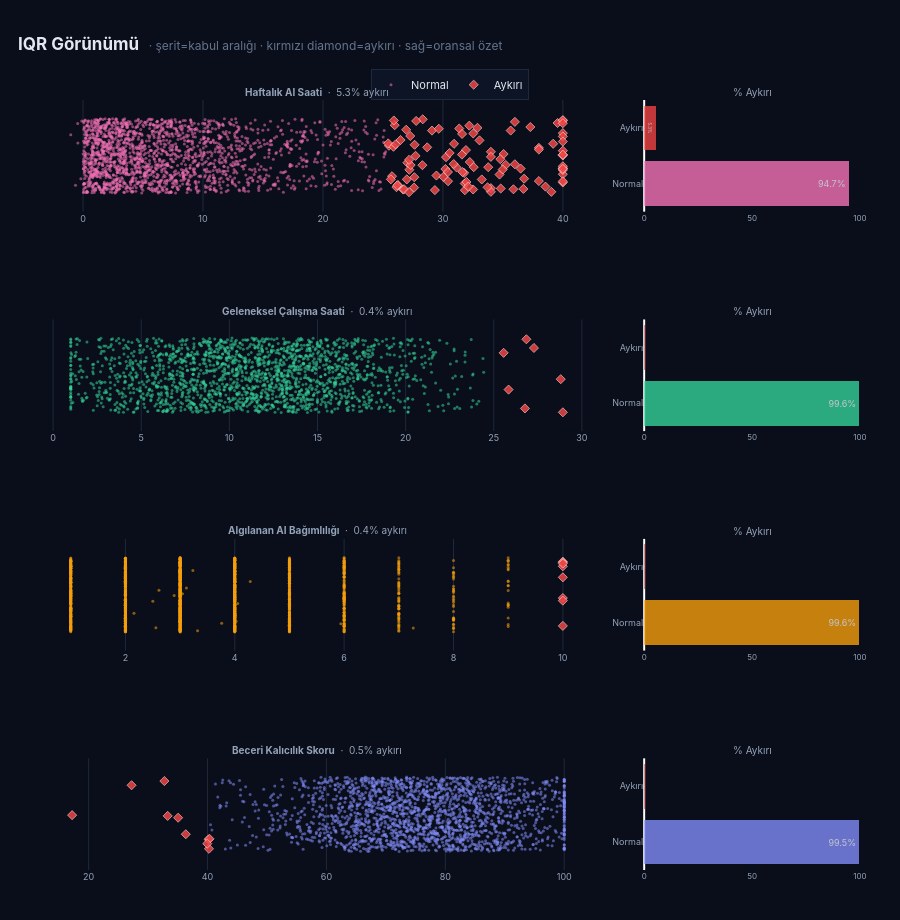

The code cell stored with this chart in its notebook:
### Markdown cell above
<div style="background:linear-gradient(90deg,#0b1220 0%,#101a2e 100%);
  border-left:6px solid #f472b6; padding:14px 22px; border-radius:10px;
  margin:22px 0 8px; box-shadow:0 4px 12px rgba(0,0,0,0.30);">
  <span style="color:#f472b6; font-weight:800; font-size:0.74em; letter-spacing:2.4px;">ALT BÖLÜM</span>
  <h3 style="color:#f1f5f9; font-family:'Inter','Segoe UI',sans-serif; font-weight:700;
    font-size:1.18em; margin:4px 0 0; letter-spacing:0.5px;">2. IQR İLE ÖLÇÜMÜ</h3>
</div>

### Code cell
# ════════════════════════════════════════════════════════════════════
# 3) IQR GÖRÜNÜMÜ — Şerit (kabul çiti + aykırılar)
#    Her feature farklı renk paleti ile görselleştirilir.
# ════════════════════════════════════════════════════════════════════
if iqr_cols:
    # Her sütuna kendine özgü, canlı renk
    FEAT_COLORS = [
        '#f472b6',  # pembe
        '#34d399',  # zümrüt yeşili
        '#f59e0b',  # amber
        '#818cf8',  # indigo
        '#38bdf8',  # gökyüzü mavisi
        '#fb923c',  # turuncu
        '#a78bfa',  # mor
    ]
    n = len(iqr_cols)

    # Sol panel: IQR şerit grafikleri + aykırı özet çubuk
    fig_IQR = make_subplots(
        rows=n, cols=2,
        column_widths=[0.72, 0.28],
        horizontal_spacing=0.06,
        vertical_spacing=0.14,
        subplot_titles=[sub
            for col in iqr_cols
            for sub in (
                f"<b>{col}</b>  ·  {cnt_map[col]['IQR (%)']:.1f}% aykırı",
                f"% Aykırı",
            )],
    )

    for i, col in enumerate(iqr_cols, start=1):
        fc = FEAT_COLORS[(i - 1) % len(FEAT_COLORS)]
        r, g, b = int(fc[1:3], 16), int(fc[3:5], 16), int(fc[5:7], 16)
        band_c = f'rgba({r},{g},{b},0.12)'

        s = df_filled[col]
        lo, hi = iqr_fences[col]
        inside  = s[(s >= lo) & (s <= hi)]
        outside = s[(s < lo) | (s > hi)]
        in_s, out_s = _prop_sample(inside, outside)

        # SOL: Şerit + jitter scatter
        fig_IQR.add_vrect(x0=lo, x1=hi, fillcolor=band_c, line_width=0, row=i, col=1)
        fig_IQR.add_vline(x=lo, line=dict(color=fc, width=1, dash='dot'), row=i, col=1)
        fig_IQR.add_vline(x=hi, line=dict(color=fc, width=1, dash='dot'), row=i, col=1)
        fig_IQR.add_trace(go.Scatter(
            x=in_s, y=_rs.uniform(-1, 1, len(in_s)), mode='markers',
            name='Normal', legendgroup='norm', showlegend=(i == 1),
            marker=dict(color=fc, size=3, opacity=0.55),
            hovertemplate=f'{col}<br>%{{x:.1f}} · normal<extra></extra>',
        ), row=i, col=1)
        fig_IQR.add_trace(go.Scatter(
            x=out_s, y=_rs.uniform(-1, 1, len(out_s)), mode='markers',
            name='Aykırı', legendgroup='out', showlegend=(i == 1),
            marker=dict(color='#ef4444', size=7, symbol='diamond',
                        line=dict(color='#fecaca', width=0.8), opacity=0.85),
            hovertemplate=f'{col}<br>%{{x:.1f}} · AYKIRI<extra></extra>',
        ), row=i, col=1)
        fig_IQR.update_yaxes(showticklabels=False, showgrid=False, zeroline=False,
                              range=[-1.5, 1.5], row=i, col=1)
        fig_IQR.update_xaxes(gridcolor=P['grid'], zeroline=False,
                              tickfont=dict(size=9, color=P['subtext']), row=i, col=1)

        # SAĞ: Yatay lollipop — normal % vs aykırı %
        iqr_pct = cnt_map[col]['IQR (%)']
        norm_pct = 100 - iqr_pct
        for val, label, color in [
            (norm_pct, 'Normal',  fc),
            (iqr_pct,  'Aykırı', '#ef4444'),
        ]:
            fig_IQR.add_trace(go.Bar(
                x=[val], y=[label],
                orientation='h',
                marker=dict(color=color, line=dict(color='rgba(0,0,0,0)', width=0)),
                opacity=0.8,
                text=[f'{val:.1f}%'],
                textposition='inside',
                textfont=dict(size=9, color='#f1f5f9', family='Inter'),
                showlegend=False,
                hovertemplate=f'{label}: %{{x:.1f}}%<extra></extra>',
            ), row=i, col=2)
        fig_IQR.update_xaxes(range=[0, 100], showgrid=False,
                              tickfont=dict(size=8, color=P['subtext']), row=i, col=2)
        fig_IQR.update_yaxes(showgrid=False, tickfont=dict(size=9, color=P['subtext']),
                              row=i, col=2)

    fig_IQR.update_layout(
        title=dict(
            text='<b>IQR Görünümü</b>  '
                 '<span style="color:#64748b; font-size:12px">· şerit=kabul aralığı · kırmızı diamond=aykırı · sağ=oransal özet</span>',
            font=dict(size=17, color=P['text'], family='Inter'), x=0.02, xanchor='left'),
        paper_bgcolor=P['bg'], plot_bgcolor=P['bg'],
        font=dict(family='Inter', color=P['text'], size=11),
        barmode='stack',
        height=210 * n + 80, margin=dict(l=40, r=40, t=100, b=50),
        legend=dict(bgcolor='rgba(15,23,42,0.7)', bordercolor=P['grid'], borderwidth=1,
                    orientation='h', y=1.04, x=0.5, xanchor='center'),
    )
    for ann in fig_IQR['layout']['annotations']:
        ann['font'] = dict(family='Inter', size=10, color=P['subtext'])
    fig_IQR.show()

    display(card('IQR NE DİYOR', '#22d3ee',
        f"Sol şeritte sütunun normal kabul aralığı, dışına düşen kırmızı elmaslar aykırı değerleri gösteriyor. "
        f"Sağdaki yatay çubuk oransal görünüm sunar. En belirgin uç kuyruk "
        f"<b>{worst_col}</b> sütununda — gerçek kullanım profili, hata değil."))

### Figure 1 — Plotly figure (JSON) as saved in the notebook; plotly's stock layout.template omitted (floating-point values rounded to 4 significant figures; data arrays with more than 128 entries replaced by an {"elided": "..."} marker saying what was removed)
{"data": [{"hovertemplate": "Haftalık AI Saati<br>%{x:.1f} · normal<extra></extra>", "legendgroup": "norm", "marker": {"color": "#f472b6", "opacity": 0.55, "size": 3}, "mode": "markers", "name": "Normal", "showlegend": true, "type": "scatter", "x": {"elided": "1894 float values"}, "xaxis": "x", "y": {"elided": "1894 float values"}, "yaxis": "y"}, {"hovertemplate": "Haftalık AI Saati<br>%{x:.1f} · AYKIRI<extra></extra>", "legendgroup": "out", "marker": {"color": "#ef4444", "line": {"color": "#fecaca", "width": 0.8}, "opacity": 0.85, "size": 7, "symbol": "diamond"}, "mode": "markers", "name": "Aykırı", "showlegend": true, "type": "scatter", "x": [33.24, 29.46, 37.29, 25.5, 26.25, 27.72, 27.28, 40.0, 35.65, 25.98, 30.26, 25.44, 27.6, 30.93, 40.0, 27.62, 40.0, 33.05, 25.76, 31.15, 35.24, 40.0, 36.77, 26.13, 26.99, 26.47, 35.88, 34.0, 40.0, 28.29, 33.78, 30.56, 34.82, 30.21, 32.24, 40.0, 35.06, 40.0, 34.0, 31.82, 40.0, 39.19, 32.53, 34.0, 26.68, 38.0, 32.2, 26.76, 32.57, 34.0, 31.92, 26.2, 39.56, 27.04, 25.88, 36.48, 40.0, 27.18, 31.36, 31.77, 34.72, 40.0, 25.66, 27.2, 31.64, 25.91, 32.88, 30.42, 29.09, 31.83, 40.0, 29.66, 30.04, 38.0, 31.6, 26.06, 40.0, 30.43, 31.96, 36.71, 40.0, 32.52, 28.69, 32.12, 34.79, 40.0, 38.55, 40.0, 28.32, 30.9, 31.59, 27.31, 40.0, 26.94, 27.77, 36.0, 34.99, 39.04, 33.72, 36.0, 38.0, 27.18, 40.0, 40.0, 29.33, 27.64], "xaxis": "x", "y": [-0.6347, -0.5294, 0.7737, 0.2712, -0.7862, -0.0003379, 0.5325, 0.6096, 0.6788, 0.822, -0.03538, 0.3345, -0.8533, 0.3232, 0.02926, -0.5737, -0.4942, 0.4155, -0.5482, -0.3146, -0.2461, 0.5219, -0.6147, -0.8416, -0.6332, 0.4251, -0.8991, 0.1087, 0.008349, -0.2516, -0.3054, 0.07734, -0.8783, -0.3543, -0.1671, -0.7169, 0.04925, -0.3812, -0.8688, -0.7438, -0.3443, 0.3237, 0.6005, -0.02756, -0.9066, 0.214, 0.8106, -0.8969, -0.3046, -0.9663, 0.1546, -0.7914, 0.8819, -0.1852, 0.2427, -0.3426, -0.3281, -0.9769, 0.7333, -0.4606, -0.5033, -0.2801, -0.6318, -0.3753, -0.4378, 0.9499, 0.7526, -0.4352, 0.6784, -0.9237, 0.1372, 0.727, -0.5662, -0.6781, 0.5882, 0.3066, 0.9483, -0.6824, -0.7031, -0.8892, -0.3514, -0.9045, 0.2279, -0.8283, -0.09152, 0.03014, -0.8273, 0.3838, 0.9811, -0.2214, 0.03362, -0.2495, 0.9596, 0.701, 0.9374, -0.2272, -0.3673, -0.9677, -0.8463, 0.9126, 0.1687, -0.1078, -0.6843, 0.8761, -0.9213, 0.2972], "yaxis": "y"}, {"hovertemplate": "Normal: %{x:.1f}%<extra></extra>", "marker": {"color": "#f472b6", "line": {"color": "rgba(0,0,0,0)", "width": 0}}, "opacity": 0.8, "orientation": "h", "showlegend": false, "text": ["94.7%"], "textfont": {"color": "#f1f5f9", "family": "Inter", "size": 9}, "textposition": "inside", "type": "bar", "x": [94.69], "xaxis": "x2", "y": ["Normal"], "yaxis": "y2"}, {"hovertemplate": "Aykırı: %{x:.1f}%<extra></extra>", "marker": {"color": "#ef4444", "line": {"color": "rgba(0,0,0,0)", "width": 0}}, "opacity": 0.8, "orientation": "h", "showlegend": false, "text": ["5.3%"], "textfont": {"color": "#f1f5f9", "family": "Inter", "size": 9}, "textposition": "inside", "type": "bar", "x": [5.31], "xaxis": "x2", "y": ["Aykırı"], "yaxis": "y2"}, {"hovertemplate": "Geleneksel Çalışma Saati<br>%{x:.1f} · normal<extra></extra>", "legendgroup": "norm", "marker": {"color": "#34d399", "opacity": 0.55, "size": 3}, "mode": "markers", "name": "Normal", "showlegend": false, "type": "scatter", "x": {"elided": "1993 float values"}, "xaxis": "x3", "y": {"elided": "1993 float values"}, "yaxis": "y3"}, {"hovertemplate": "Geleneksel Çalışma Saati<br>%{x:.1f} · AYKIRI<extra></extra>", "legendgroup": "out", "marker": {"color": "#ef4444", "line": {"color": "#fecaca", "width": 0.8}, "opacity": 0.85, "size": 7, "symbol": "diamond"}, "mode": "markers", "name": "Aykırı", "showlegend": false, "type": "scatter", "x": [28.8, 26.77, 28.92, 25.56, 27.28, 26.85, 25.84], "xaxis": "x3", "y": [-0.105, -0.8913, -0.9954, 0.6027, 0.7343, 0.9674, -0.385], "yaxis": "y3"}, {"hovertemplate": "Normal: %{x:.1f}%<extra></extra>", "marker": {"color": "#34d399", "line": {"color": "rgba(0,0,0,0)", "width": 0}}, "opacity": 0.8, "orientation": "h", "showlegend": false, "text": ["99.6%"], "textfont": {"color": "#f1f5f9", "family": "Inter", "size": 9}, "textposition": "inside", "type": "bar", "x": [99.63], "xaxis": "x4", "y": ["Normal"], "yaxis": "y4"}, {"hovertemplate": "Aykırı: %{x:.1f}%<extra></extra>", "marker": {"color": "#ef4444", "line": {"color": "rgba(0,0,0,0)", "width": 0}}, "opacity": 0.8, "orientation": "h", "showlegend": false, "text": ["0.4%"], "textfont": {"color": "#f1f5f9", "family": "Inter", "size": 9}, "textposition": "inside", "type": "bar", "x": [0.37], "xaxis": "x4", "y": ["Aykırı"], "yaxis": "y4"}, {"hovertemplate": "Algılanan AI Bağımlılığı<br>%{x:.1f} · normal<extra></extra>", "legendgroup": "norm", "marker": {"color": "#f59e0b", "opacity": 0.55, "size": 3}, "mode": "markers", "name": "Normal", "showlegend": false, "type": "scatter", "x": {"elided": "1992 float values"}, "xaxis": "x5", "y": {"elided": "1992 float values"}, "yaxis": "y5"}, {"hovertemplate": "Algılanan AI Bağımlılığı<br>%{x:.1f} · AYKIRI<extra></extra>", "legendgroup": "out", "marker": {"color": "#ef4444", "line": {"color": "#fecaca", "width": 0.8}, "opacity": 0.85, "size": 7, "symbol": "diamond"}, "mode": "markers", "name": "Aykırı", "showlegend": false, "type": "scatter", "x": [10.0, 10.0, 10.0, 10.0, 10.0, 10.0, 10.0, 10.0], "xaxis": "x5", "y": [0.7633, 0.8893, 0.8686, -0.8374, 0.4669, -0.08818, 0.8368, -0.1593], "yaxis": "y5"}, {"hovertemplate": "Normal: %{x:.1f}%<extra></extra>", "marker": {"color": "#f59e0b", "line": {"color": "rgba(0,0,0,0)", "width": 0}}, "opacity": 0.8, "orientation": "h", "showlegend": false, "text": ["99.6%"], "textfont": {"color": "#f1f5f9", "family": "Inter", "size": 9}, "textposition": "inside", "type": "bar", "x": [99.62], "xaxis": "x6", "y": ["Normal"], "yaxis": "y6"}, {"hovertemplate": "Aykırı: %{x:.1f}%<extra></extra>", "marker": {"color": "#ef4444", "line": {"color": "rgba(0,0,0,0)", "width": 0}}, "opacity": 0.8, "orientation": "h", "showlegend": false, "text": ["0.4%"], "textfont": {"color": "#f1f5f9", "family": "Inter", "size": 9}, "textposition": "inside", "type": "bar", "x": [0.38], "xaxis": "x6", "y": ["Aykırı"], "yaxis": "y6"}, {"hovertemplate": "Beceri Kalıcılık Skoru<br>%{x:.1f} · normal<extra></extra>", "legendgroup": "norm", "marker": {"color": "#818cf8", "opacity": 0.55, "size": 3}, "mode": "markers", "name": "Normal", "showlegend": false, "type": "scatter", "x": {"elided": "1990 float values"}, "xaxis": "x7", "y": {"elided": "1990 float values"}, "yaxis": "y7"}, {"hovertemplate": "Beceri Kalıcılık Skoru<br>%{x:.1f} · AYKIRI<extra></extra>", "legendgroup": "out", "marker": {"color": "#ef4444", "line": {"color": "#fecaca", "width": 0.8}, "opacity": 0.85, "size": 7, "symbol": "diamond"}, "mode": "markers", "name": "Aykırı", "showlegend": false, "type": "scatter", "x": [33.29, 35.05, 17.22, 36.34, 32.74, 40.18, 27.22, 40.32, 40.24, 39.95], "xaxis": "x7", "y": [-0.04621, -0.0951, -0.02631, -0.5387, 0.8899, -0.6788, 0.7768, -0.661, -0.93, -0.792], "yaxis": "y7"}, {"hovertemplate": "Normal: %{x:.1f}%<extra></extra>", "marker": {"color": "#818cf8", "line": {"color": "rgba(0,0,0,0)", "width": 0}}, "opacity": 0.8, "orientation": "h", "showlegend": false, "text": ["99.5%"], "textfont": {"color": "#f1f5f9", "family": "Inter", "size": 9}, "textposition": "inside", "type": "bar", "x": [99.52], "xaxis": "x8", "y": ["Normal"], "yaxis": "y8"}, {"hovertemplate": "Aykırı: %{x:.1f}%<extra></extra>", "marker": {"color": "#ef4444", "line": {"color": "rgba(0,0,0,0)", "width": 0}}, "opacity": 0.8, "orientation": "h", "showlegend": false, "text": ["0.5%"], "textfont": {"color": "#f1f5f9", "family": "Inter", "size": 9}, "textposition": "inside", "type": "bar", "x": [0.48], "xaxis": "x8", "y": ["Aykırı"], "yaxis": "y8"}], "layout": {"annotations": [{"font": {"color": "#94a3b8", "family": "Inter", "size": 10}, "showarrow": false, "text": "<b>Haftalık AI Saati</b>  ·  5.3% aykırı", "x": 0.3384, "xanchor": "center", "xref": "paper", "y": 1, "yanchor": "bottom", "yref": "paper"}, {"font": {"color": "#94a3b8", "family": "Inter", "size": 10}, "showarrow": false, "text": "% Aykırı", "x": 0.8684, "xanchor": "center", "xref": "paper", "y": 1, "yanchor": "bottom", "yref": "paper"}, {"font": {"color": "#94a3b8", "family": "Inter", "size": 10}, "showarrow": false, "text": "<b>Geleneksel Çalışma Saati</b>  ·  0.4% aykırı", "x": 0.3384, "xanchor": "center", "xref": "paper", "y": 0.715, "yanchor": "bottom", "yref": "paper"}, {"font": {"color": "#94a3b8", "family": "Inter", "size": 10}, "showarrow": false, "text": "% Aykırı", "x": 0.8684, "xanchor": "center", "xref": "paper", "y": 0.715, "yanchor": "bottom", "yref": "paper"}, {"font": {"color": "#94a3b8", "family": "Inter", "size": 10}, "showarrow": false, "text": "<b>Algılanan AI Bağımlılığı</b>  ·  0.4% aykırı", "x": 0.3384, "xanchor": "center", "xref": "paper", "y": 0.43, "yanchor": "bottom", "yref": "paper"}, {"font": {"color": "#94a3b8", "family": "Inter", "size": 10}, "showarrow": false, "text": "% Aykırı", "x": 0.8684, "xanchor": "center", "xref": "paper", "y": 0.43, "yanchor": "bottom", "yref": "paper"}, {"font": {"color": "#94a3b8", "family": "Inter", "size": 10}, "showarrow": false, "text": "<b>Beceri Kalıcılık Skoru</b>  ·  0.5% aykırı", "x": 0.3384, "xanchor": "center", "xref": "paper", "y": 0.145, "yanchor": "bottom", "yref": "paper"}, {"font": {"color": "#94a3b8", "family": "Inter", "size": 10}, "showarrow": false, "text": "% Aykırı", "x": 0.8684, "xanchor": "center", "xref": "paper", "y": 0.145, "yanchor": "bottom", "yref": "paper"}], "barmode": "stack", "font": {"color": "#e2e8f0", "family": "Inter", "size": 11}, "height": 920, "legend": {"bgcolor": "rgba(15,23,42,0.7)", "bordercolor": "#1e293b", "borderwidth": 1, "orientation": "h", "x": 0.5, "xanchor": "center", "y": 1.04}, "margin": {"b": 50, "l": 40, "r": 40, "t": 100}, "paper_bgcolor": "#0a0e1a", "plot_bgcolor": "#0a0e1a", "title": {"font": {"color": "#e2e8f0", "family": "Inter", "size": 17}, "text": "<b>IQR Görünümü</b>  <span style=\"color:#64748b; font-size:12px\">· şerit=kabul aralığı · kırmızı diamond=aykırı · sağ=oransal özet</span>", "x": 0.02, "xanchor": "left"}, "xaxis": {"anchor": "y", "domain": [0, 0.6768], "gridcolor": "#1e293b", "tickfont": {"color": "#94a3b8", "size": 9}, "zeroline": false}, "xaxis2": {"anchor": "y2", "domain": [0.7368, 1.0], "range": [0, 100], "showgrid": false, "tickfont": {"color": "#94a3b8", "size": 8}}, "xaxis3": {"anchor": "y3", "domain": [0, 0.6768], "gridcolor": "#1e293b", "tickfont": {"color": "#94a3b8", "size": 9}, "zeroline": false}, "xaxis4": {"anchor": "y4", "domain": [0.7368, 1.0], "range": [0, 100], "showgrid": false, "tickfont": {"color": "#94a3b8", "size": 8}}, "xaxis5": {"anchor": "y5", "domain": [0, 0.6768], "gridcolor": "#1e293b", "tickfont": {"color": "#94a3b8", "size": 9}, "zeroline": false}, "xaxis6": {"anchor": "y6", "domain": [0.7368, 1.0], "range": [0, 100], "showgrid": false, "tickfont": {"color": "#94a3b8", "size": 8}}, "xaxis7": {"anchor": "y7", "domain": [0, 0.6768], "gridcolor": "#1e293b", "tickfont": {"color": "#94a3b8", "size": 9}, "zeroline": false}, "xaxis8": {"anchor": "y8", "domain": [0.7368, 1.0], "range": [0, 100], "showgrid": false, "tickfont": {"color": "#94a3b8", "size": 8}}, "yaxis": {"anchor": "x", "domain": [0.855, 1], "range": [-1.5, 1.5], "showgrid": false, "showticklabels": false, "zeroline": false}, "yaxis2": {"anchor": "x2", "domain": [0.855, 1], "showgrid": false, "tickfont": {"color": "#94a3b8", "size": 9}}, "yaxis3": {"anchor": "x3", "domain": [0.57, 0.715], "range": [-1.5, 1.5], "showgrid": false, "showticklabels": false, "zeroline": false}, "yaxis4": {"anchor": "x4", "domain": [0.57, 0.715], "showgrid": false, "tickfont": {"color": "#94a3b8", "size": 9}}, "yaxis5": {"anchor": "x5", "domain": [0.285, 0.43], "range": [-1.5, 1.5], "showgrid": false, "showticklabels": false, "zeroline": false}, "yaxis6": {"anchor": "x6", "domain": [0.285, 0.43], "showgrid": false, "tickfont": {"color": "#94a3b8", "size": 9}}, "yaxis7": {"anchor": "x7", "domain": [0, 0.145], "range": [-1.5, 1.5], "showgrid": false, "showticklabels": false, "zeroline": false}, "yaxis8": {"anchor": "x8", "domain": [0, 0.145], "showgrid": false, "tickfont": {"color": "#94a3b8", "size": 9}}}}
